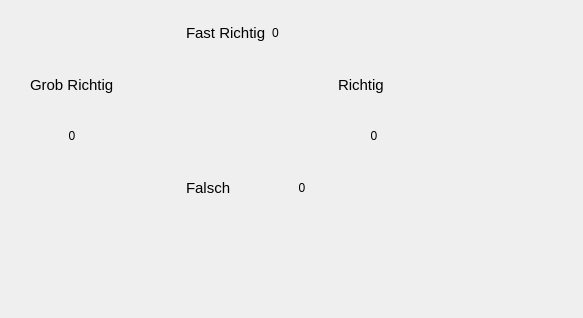
<?xml version="1.0" encoding="UTF-8"?>
<ui version="4.0">
 <class>TabStatistics</class>
 <widget class="QWidget" name="TabStatistics">
  <property name="geometry">
   <rect>
    <x>0</x>
    <y>0</y>
    <width>583</width>
    <height>318</height>
   </rect>
  </property>
  <property name="windowTitle">
   <string>Form</string>
  </property>
  <widget class="QWidget" name="">
   <property name="geometry">
    <rect>
     <x>30</x>
     <y>10</y>
     <width>380</width>
     <height>200</height>
    </rect>
   </property>
   <layout class="QGridLayout" name="gridLayout">
    <item row="2" column="1" rowspan="2">
     <widget class="QLabel" name="label_2">
      <property name="maximumSize">
       <size>
        <width>60</width>
        <height>60</height>
       </size>
      </property>
      <property name="text">
       <string/>
      </property>
      <property name="pixmap">
       <pixmap resource="../img.qrc">:/img/img/Taste links.png</pixmap>
      </property>
      <property name="scaledContents">
       <bool>true</bool>
      </property>
     </widget>
    </item>
    <item row="2" column="3" rowspan="2">
     <widget class="QLabel" name="label_4">
      <property name="maximumSize">
       <size>
        <width>60</width>
        <height>60</height>
       </size>
      </property>
      <property name="text">
       <string/>
      </property>
      <property name="pixmap">
       <pixmap resource="../img.qrc">:/img/img/Taste rechts.png</pixmap>
      </property>
      <property name="scaledContents">
       <bool>true</bool>
      </property>
     </widget>
    </item>
    <item row="4" column="2">
     <widget class="QLabel" name="lblLeft_8">
      <property name="font">
       <font>
        <pointsize>11</pointsize>
       </font>
      </property>
      <property name="text">
       <string>Falsch</string>
      </property>
     </widget>
    </item>
    <item row="3" column="0">
     <widget class="QLabel" name="lblLeft">
      <property name="text">
       <string>0</string>
      </property>
      <property name="alignment">
       <set>Qt::AlignCenter</set>
      </property>
     </widget>
    </item>
    <item row="0" column="3">
     <widget class="QLabel" name="lblUp">
      <property name="text">
       <string>0</string>
      </property>
     </widget>
    </item>
    <item row="2" column="5">
     <widget class="QLabel" name="lblLeft_7">
      <property name="font">
       <font>
        <pointsize>11</pointsize>
       </font>
      </property>
      <property name="text">
       <string>Richtig</string>
      </property>
     </widget>
    </item>
    <item row="3" column="5">
     <widget class="QLabel" name="lblRight">
      <property name="text">
       <string>0</string>
      </property>
      <property name="alignment">
       <set>Qt::AlignCenter</set>
      </property>
     </widget>
    </item>
    <item row="4" column="3">
     <widget class="QLabel" name="lblDown">
      <property name="text">
       <string>0</string>
      </property>
      <property name="alignment">
       <set>Qt::AlignCenter</set>
      </property>
     </widget>
    </item>
    <item row="2" column="2">
     <widget class="QLabel" name="label_3">
      <property name="maximumSize">
       <size>
        <width>60</width>
        <height>60</height>
       </size>
      </property>
      <property name="text">
       <string/>
      </property>
      <property name="pixmap">
       <pixmap resource="../img.qrc">:/img/img/Taste oben.png</pixmap>
      </property>
      <property name="scaledContents">
       <bool>true</bool>
      </property>
     </widget>
    </item>
    <item row="3" column="2">
     <widget class="QLabel" name="label_5">
      <property name="maximumSize">
       <size>
        <width>60</width>
        <height>60</height>
       </size>
      </property>
      <property name="text">
       <string/>
      </property>
      <property name="pixmap">
       <pixmap resource="../img.qrc">:/img/img/Taste unten.png</pixmap>
      </property>
      <property name="scaledContents">
       <bool>true</bool>
      </property>
      <property name="alignment">
       <set>Qt::AlignCenter</set>
      </property>
     </widget>
    </item>
    <item row="0" column="2">
     <widget class="QLabel" name="lblLeft_5">
      <property name="font">
       <font>
        <pointsize>11</pointsize>
       </font>
      </property>
      <property name="text">
       <string>Fast Richtig</string>
      </property>
     </widget>
    </item>
    <item row="2" column="0">
     <widget class="QLabel" name="label">
      <property name="font">
       <font>
        <pointsize>11</pointsize>
       </font>
      </property>
      <property name="text">
       <string>Grob Richtig</string>
      </property>
     </widget>
    </item>
   </layout>
  </widget>
 </widget>
 <resources>
  <include location="../img.qrc"/>
 </resources>
 <connections/>
</ui>
